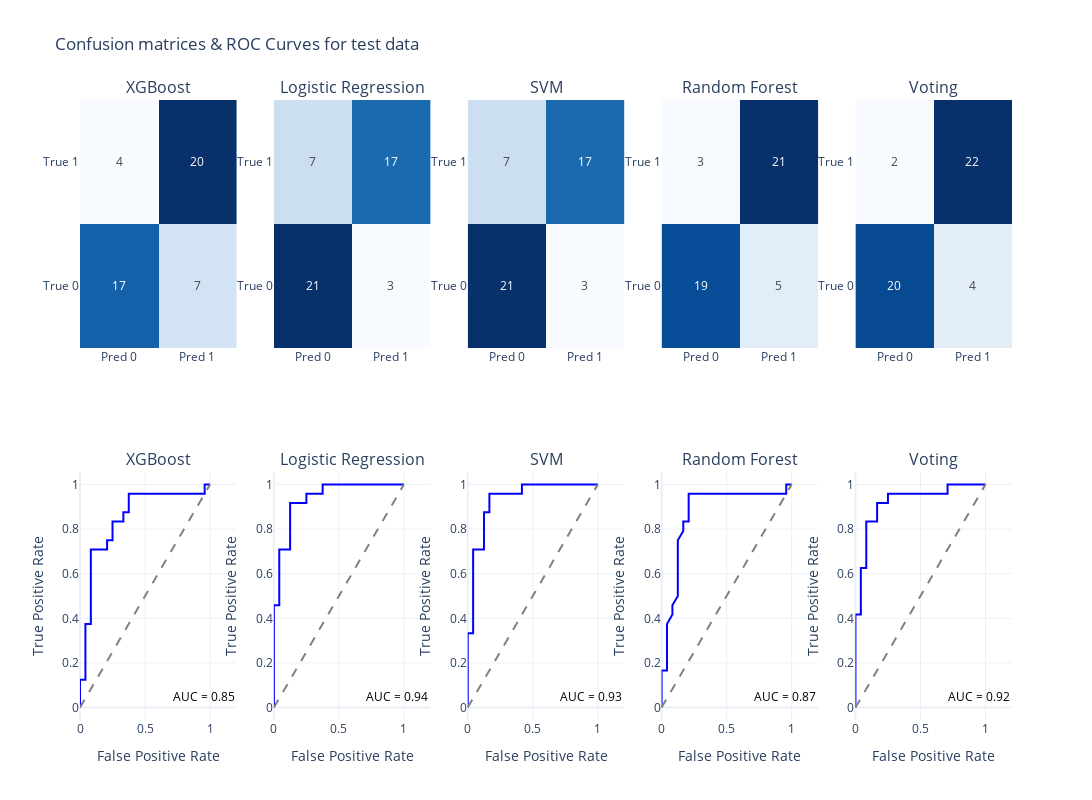

Here is the notebook cell this chart was saved with:
### Code cell
# Plot confusion matrix and roc-auc curve for each model
plot_confusion_matrices_with_roc(classifiers, X_train, y_train, X_test, y_test, title="Confusion matrices & ROC Curves for test data")

### Figure 1 — Plotly figure (JSON) as saved in the notebook; plotly's stock layout.template omitted (floating-point values rounded to 4 significant figures)
{"data": [{"colorscale": [[0, "rgb(247,251,255)"], [0.125, "rgb(222,235,247)"], [0.25, "rgb(198,219,239)"], [0.375, "rgb(158,202,225)"], [0.5, "rgb(107,174,214)"], [0.625, "rgb(66,146,198)"], [0.75, "rgb(33,113,181)"], [0.875, "rgb(8,81,156)"], [1, "rgb(8,48,107)"]], "showscale": false, "text": [[17, 7], [4, 20]], "texttemplate": "%{text}", "type": "heatmap", "x": ["Pred 0", "Pred 1"], "xaxis": "x", "y": ["True 0", "True 1"], "yaxis": "y", "z": [[17, 7], [4, 20]]}, {"line": {"color": "blue"}, "mode": "lines", "name": "XGBoost AUC = 0.85", "type": "scatter", "x": [0.0, 0.0, 0.0, 0.04167, 0.04167, 0.08333, 0.08333, 0.2083, 0.2083, 0.25, 0.25, 0.3333, 0.3333, 0.375, 0.375, 0.9583, 0.9583, 1.0], "xaxis": "x6", "y": [0.0, 0.04167, 0.125, 0.125, 0.375, 0.375, 0.7083, 0.7083, 0.75, 0.75, 0.8333, 0.8333, 0.875, 0.875, 0.9583, 0.9583, 1.0, 1.0], "yaxis": "y6"}, {"line": {"color": "gray", "dash": "dash"}, "mode": "lines", "showlegend": false, "type": "scatter", "x": [0, 1], "xaxis": "x6", "y": [0, 1], "yaxis": "y6"}, {"colorscale": [[0, "rgb(247,251,255)"], [0.125, "rgb(222,235,247)"], [0.25, "rgb(198,219,239)"], [0.375, "rgb(158,202,225)"], [0.5, "rgb(107,174,214)"], [0.625, "rgb(66,146,198)"], [0.75, "rgb(33,113,181)"], [0.875, "rgb(8,81,156)"], [1, "rgb(8,48,107)"]], "showscale": false, "text": [[21, 3], [7, 17]], "texttemplate": "%{text}", "type": "heatmap", "x": ["Pred 0", "Pred 1"], "xaxis": "x2", "y": ["True 0", "True 1"], "yaxis": "y2", "z": [[21, 3], [7, 17]]}, {"line": {"color": "blue"}, "mode": "lines", "name": "Logistic Regression AUC = 0.94", "type": "scatter", "x": [0.0, 0.0, 0.0, 0.04167, 0.04167, 0.125, 0.125, 0.25, 0.25, 0.375, 0.375, 1.0], "xaxis": "x7", "y": [0.0, 0.04167, 0.4583, 0.4583, 0.7083, 0.7083, 0.9167, 0.9167, 0.9583, 0.9583, 1.0, 1.0], "yaxis": "y7"}, {"line": {"color": "gray", "dash": "dash"}, "mode": "lines", "showlegend": false, "type": "scatter", "x": [0, 1], "xaxis": "x7", "y": [0, 1], "yaxis": "y7"}, {"colorscale": [[0, "rgb(247,251,255)"], [0.125, "rgb(222,235,247)"], [0.25, "rgb(198,219,239)"], [0.375, "rgb(158,202,225)"], [0.5, "rgb(107,174,214)"], [0.625, "rgb(66,146,198)"], [0.75, "rgb(33,113,181)"], [0.875, "rgb(8,81,156)"], [1, "rgb(8,48,107)"]], "showscale": false, "text": [[21, 3], [7, 17]], "texttemplate": "%{text}", "type": "heatmap", "x": ["Pred 0", "Pred 1"], "xaxis": "x3", "y": ["True 0", "True 1"], "yaxis": "y3", "z": [[21, 3], [7, 17]]}, {"line": {"color": "blue"}, "mode": "lines", "name": "SVM AUC = 0.93", "type": "scatter", "x": [0.0, 0.0, 0.0, 0.04167, 0.04167, 0.125, 0.125, 0.1667, 0.1667, 0.4167, 0.4167, 1.0], "xaxis": "x8", "y": [0.0, 0.04167, 0.3333, 0.3333, 0.7083, 0.7083, 0.875, 0.875, 0.9583, 0.9583, 1.0, 1.0], "yaxis": "y8"}, {"line": {"color": "gray", "dash": "dash"}, "mode": "lines", "showlegend": false, "type": "scatter", "x": [0, 1], "xaxis": "x8", "y": [0, 1], "yaxis": "y8"}, {"colorscale": [[0, "rgb(247,251,255)"], [0.125, "rgb(222,235,247)"], [0.25, "rgb(198,219,239)"], [0.375, "rgb(158,202,225)"], [0.5, "rgb(107,174,214)"], [0.625, "rgb(66,146,198)"], [0.75, "rgb(33,113,181)"], [0.875, "rgb(8,81,156)"], [1, "rgb(8,48,107)"]], "showscale": false, "text": [[19, 5], [3, 21]], "texttemplate": "%{text}", "type": "heatmap", "x": ["Pred 0", "Pred 1"], "xaxis": "x4", "y": ["True 0", "True 1"], "yaxis": "y4", "z": [[19, 5], [3, 21]]}, {"line": {"color": "blue"}, "mode": "lines", "name": "Random Forest AUC = 0.87", "type": "scatter", "x": [0.0, 0.0, 0.0, 0.04167, 0.04167, 0.04167, 0.04167, 0.08333, 0.08333, 0.125, 0.125, 0.125, 0.125, 0.1667, 0.1667, 0.2083, 0.2083, 0.4583, 0.5417, 0.5833, 0.7083, 0.7917, 0.875, 0.9583, 0.9583, 1.0], "xaxis": "x9", "y": [0.0, 0.04167, 0.1667, 0.1667, 0.2083, 0.2917, 0.375, 0.4167, 0.4583, 0.5, 0.5833, 0.7083, 0.75, 0.7917, 0.8333, 0.8333, 0.9583, 0.9583, 0.9583, 0.9583, 0.9583, 0.9583, 0.9583, 0.9583, 1.0, 1.0], "yaxis": "y9"}, {"line": {"color": "gray", "dash": "dash"}, "mode": "lines", "showlegend": false, "type": "scatter", "x": [0, 1], "xaxis": "x9", "y": [0, 1], "yaxis": "y9"}, {"colorscale": [[0, "rgb(247,251,255)"], [0.125, "rgb(222,235,247)"], [0.25, "rgb(198,219,239)"], [0.375, "rgb(158,202,225)"], [0.5, "rgb(107,174,214)"], [0.625, "rgb(66,146,198)"], [0.75, "rgb(33,113,181)"], [0.875, "rgb(8,81,156)"], [1, "rgb(8,48,107)"]], "showscale": false, "text": [[20, 4], [2, 22]], "texttemplate": "%{text}", "type": "heatmap", "x": ["Pred 0", "Pred 1"], "xaxis": "x5", "y": ["True 0", "True 1"], "yaxis": "y5", "z": [[20, 4], [2, 22]]}, {"line": {"color": "blue"}, "mode": "lines", "name": "Voting AUC = 0.92", "type": "scatter", "x": [0.0, 0.0, 0.0, 0.04167, 0.04167, 0.08333, 0.08333, 0.1667, 0.1667, 0.25, 0.25, 0.7083, 0.7083, 1.0], "xaxis": "x10", "y": [0.0, 0.04167, 0.4167, 0.4167, 0.625, 0.625, 0.8333, 0.8333, 0.9167, 0.9167, 0.9583, 0.9583, 1.0, 1.0], "yaxis": "y10"}, {"line": {"color": "gray", "dash": "dash"}, "mode": "lines", "showlegend": false, "type": "scatter", "x": [0, 1], "xaxis": "x10", "y": [0, 1], "yaxis": "y10"}], "layout": {"annotations": [{"font": {"size": 16}, "showarrow": false, "text": "XGBoost", "x": 0.084, "xanchor": "center", "xref": "paper", "y": 1, "yanchor": "bottom", "yref": "paper"}, {"font": {"size": 16}, "showarrow": false, "text": "Logistic Regression", "x": 0.292, "xanchor": "center", "xref": "paper", "y": 1, "yanchor": "bottom", "yref": "paper"}, {"font": {"size": 16}, "showarrow": false, "text": "SVM", "x": 0.5, "xanchor": "center", "xref": "paper", "y": 1, "yanchor": "bottom", "yref": "paper"}, {"font": {"size": 16}, "showarrow": false, "text": "Random Forest", "x": 0.708, "xanchor": "center", "xref": "paper", "y": 1, "yanchor": "bottom", "yref": "paper"}, {"font": {"size": 16}, "showarrow": false, "text": "Voting", "x": 0.916, "xanchor": "center", "xref": "paper", "y": 1, "yanchor": "bottom", "yref": "paper"}, {"font": {"size": 16}, "showarrow": false, "text": "XGBoost", "x": 0.084, "xanchor": "center", "xref": "paper", "y": 0.4, "yanchor": "bottom", "yref": "paper"}, {"font": {"size": 16}, "showarrow": false, "text": "Logistic Regression", "x": 0.292, "xanchor": "center", "xref": "paper", "y": 0.4, "yanchor": "bottom", "yref": "paper"}, {"font": {"size": 16}, "showarrow": false, "text": "SVM", "x": 0.5, "xanchor": "center", "xref": "paper", "y": 0.4, "yanchor": "bottom", "yref": "paper"}, {"font": {"size": 16}, "showarrow": false, "text": "Random Forest", "x": 0.708, "xanchor": "center", "xref": "paper", "y": 0.4, "yanchor": "bottom", "yref": "paper"}, {"font": {"size": 16}, "showarrow": false, "text": "Voting", "x": 0.916, "xanchor": "center", "xref": "paper", "y": 0.4, "yanchor": "bottom", "yref": "paper"}, {"align": "right", "font": {"color": "black", "size": 12}, "showarrow": false, "text": "AUC = 0.85", "x": 0.95, "xref": "x6", "y": 0.05, "yref": "y6"}, {"align": "right", "font": {"color": "black", "size": 12}, "showarrow": false, "text": "AUC = 0.94", "x": 0.95, "xref": "x7", "y": 0.05, "yref": "y7"}, {"align": "right", "font": {"color": "black", "size": 12}, "showarrow": false, "text": "AUC = 0.93", "x": 0.95, "xref": "x8", "y": 0.05, "yref": "y8"}, {"align": "right", "font": {"color": "black", "size": 12}, "showarrow": false, "text": "AUC = 0.87", "x": 0.95, "xref": "x9", "y": 0.05, "yref": "y9"}, {"align": "right", "font": {"color": "black", "size": 12}, "showarrow": false, "text": "AUC = 0.92", "x": 0.95, "xref": "x10", "y": 0.05, "yref": "y10"}], "height": 800, "showlegend": false, "title": {"text": "Confusion matrices & ROC Curves for test data"}, "width": 1500, "xaxis": {"anchor": "y", "domain": [0, 0.168]}, "xaxis10": {"anchor": "y10", "domain": [0.832, 1], "title": {"text": "False Positive Rate"}}, "xaxis2": {"anchor": "y2", "domain": [0.208, 0.376]}, "xaxis3": {"anchor": "y3", "domain": [0.416, 0.584]}, "xaxis4": {"anchor": "y4", "domain": [0.624, 0.792]}, "xaxis5": {"anchor": "y5", "domain": [0.832, 1]}, "xaxis6": {"anchor": "y6", "domain": [0, 0.168], "title": {"text": "False Positive Rate"}}, "xaxis7": {"anchor": "y7", "domain": [0.208, 0.376], "title": {"text": "False Positive Rate"}}, "xaxis8": {"anchor": "y8", "domain": [0.416, 0.584], "title": {"text": "False Positive Rate"}}, "xaxis9": {"anchor": "y9", "domain": [0.624, 0.792], "title": {"text": "False Positive Rate"}}, "yaxis": {"anchor": "x", "domain": [0.6, 1]}, "yaxis10": {"anchor": "x10", "domain": [0, 0.4], "title": {"text": "True Positive Rate"}}, "yaxis2": {"anchor": "x2", "domain": [0.6, 1]}, "yaxis3": {"anchor": "x3", "domain": [0.6, 1]}, "yaxis4": {"anchor": "x4", "domain": [0.6, 1]}, "yaxis5": {"anchor": "x5", "domain": [0.6, 1]}, "yaxis6": {"anchor": "x6", "domain": [0, 0.4], "title": {"text": "True Positive Rate"}}, "yaxis7": {"anchor": "x7", "domain": [0, 0.4], "title": {"text": "True Positive Rate"}}, "yaxis8": {"anchor": "x8", "domain": [0, 0.4], "title": {"text": "True Positive Rate"}}, "yaxis9": {"anchor": "x9", "domain": [0, 0.4], "title": {"text": "True Positive Rate"}}}}
